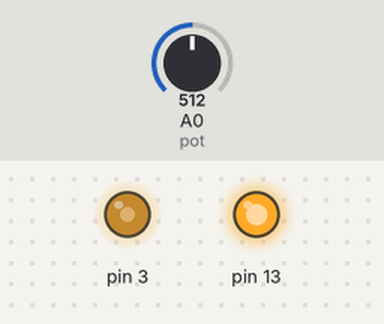
Bench run of a sketch on a simulated Arduino Uno, built with avr-gcc and run on an emulated ATmega328P. Parts: output pins drawn as LEDs (lit = HIGH). Inputs (shaded band) come from the test bench; at power-on: A0 (pot) = 512. What the sketch prints to the serial monitor is not drawn.

Above: at 1.2 s.
1.3 s: A0 (pot) set to 716
At 2.5 s:
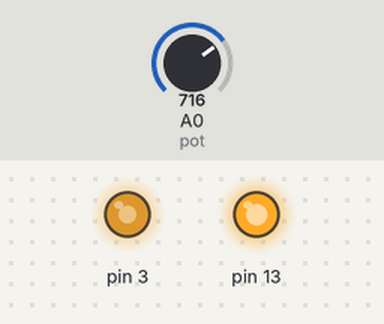
2.8 s: A0 (pot) set to 900
At 4.0 s:
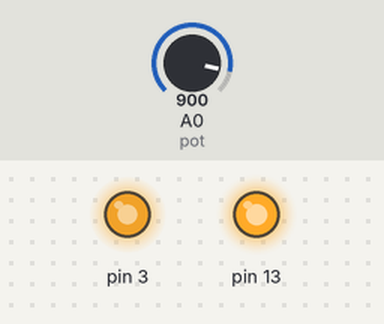
4.3 s: A0 (pot) set to 306
At 5.0 s:
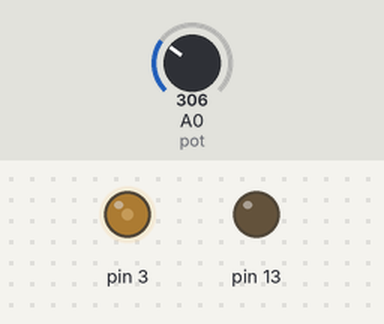
5.8 s: A0 (pot) set to 122
At 6.2 s:
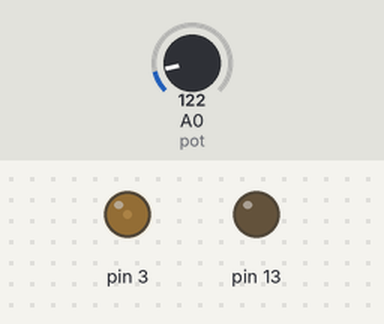
7.3 s: A0 (pot) set to 0
At 8.4 s:
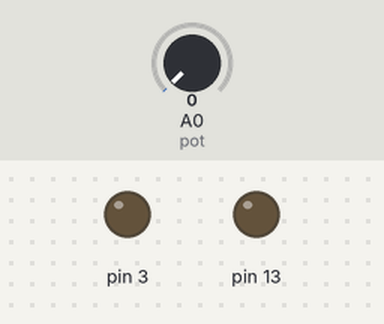
8.8 s: A0 (pot) set to 511
At 9.7 s:
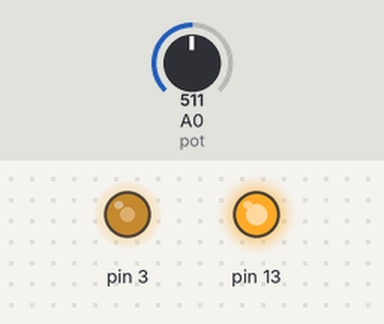
Timing chart, 0 to 11.3 s (numbered marks = the images above; inputs shaded):
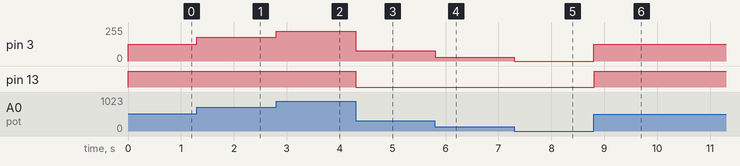

Measured:
- after the input at 1.3 s, pin 3: 127/255 → 178/255 at once
- after the input at 2.8 s, pin 3: 178/255 → 224/255 at once
- after the input at 4.3 s, pin 3: 224/255 → 76/255 at once; pin 13: HIGH → LOW at once
- after the input at 5.8 s, pin 3: 76/255 → 30/255 at once
- after the input at 7.3 s, pin 3: 30/255 → 0/255 at once
- after the input at 8.8 s, pin 3: 0/255 → 127/255 at once; pin 13: LOW → HIGH at once

The sketch:

Arduino_Problem_Seti_4.ino
```cpp
int pot=A0;
int potdeger;
int mapdeger;
void setup()
{
  pinMode(13,OUTPUT);
  pinMode(3,OUTPUT);
  pinMode(pot,INPUT);
  Serial.begin(9600);
}

void loop()
{
potdeger=analogRead(pot);
mapdeger=map(potdeger,0,1023,0,255);
analogWrite(3,mapdeger);
Serial.println(mapdeger);

  if (mapdeger>=125){
    digitalWrite(13,1);}
   else{
   digitalWrite(13,0);
  }


}
```
